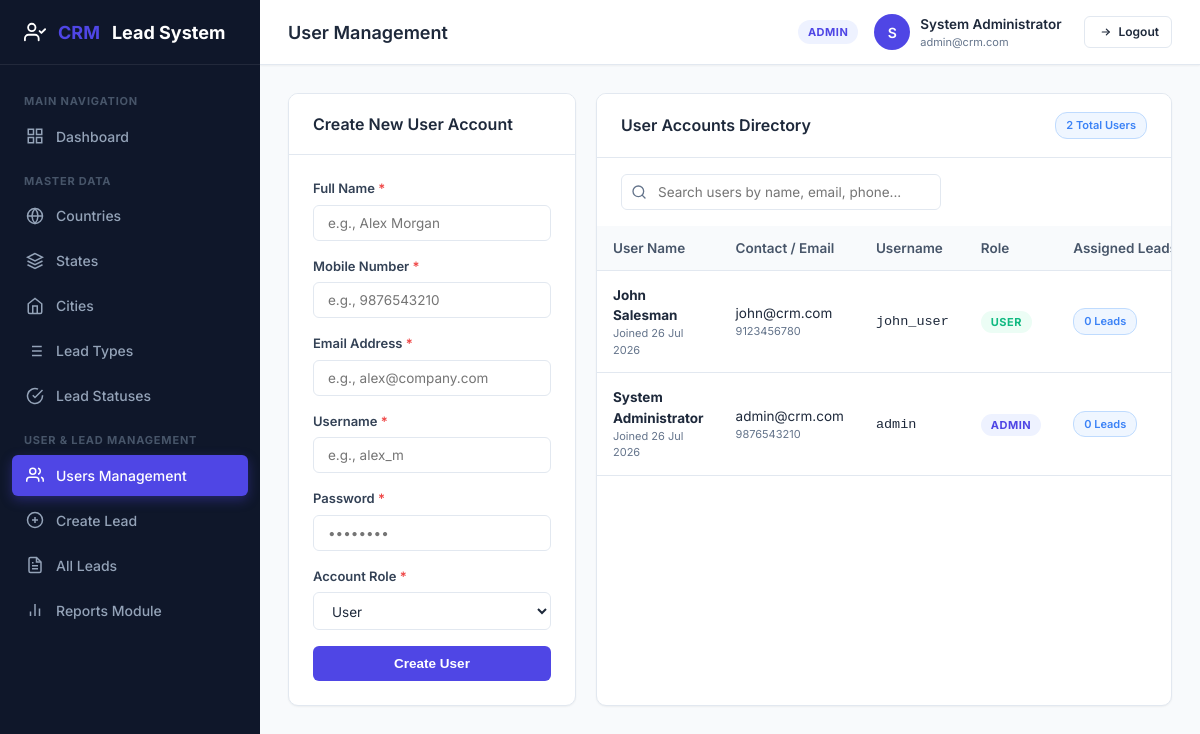
The page /admin/users.php (signed in) on the database its author committed.
### tables this page shows
CREATE TABLE IF NOT EXISTS `users` (
    `id` INT AUTO_INCREMENT PRIMARY KEY,
    `name` VARCHAR(100) NOT NULL,
    `number` VARCHAR(20) NOT NULL,
    `email` VARCHAR(100) NOT NULL UNIQUE,
    `username` VARCHAR(50) NOT NULL UNIQUE,
    `password` VARCHAR(255) NOT NULL,
    `role_id` INT NOT NULL DEFAULT 2,
    `created_at` DATETIME DEFAULT CURRENT_TIMESTAMP,
    FOREIGN KEY (`role_id`) REFERENCES `roles`(`id`) ON DELETE RESTRICT ON UPDATE CASCADE
);

CREATE TABLE IF NOT EXISTS `roles` (
    `id` INT AUTO_INCREMENT PRIMARY KEY,
    `role_name` VARCHAR(50) NOT NULL UNIQUE
);

### admin/users.php (the view, shortened to what this page needs)
<?php
require_once __DIR__ . '/../includes/header.php';
$pdo = getDBConnection();
$roles = $pdo->query("SELECT * FROM roles ORDER BY id ASC")->fetchAll();
$users = $pdo->query("
    SELECT u.*, r.role_name, COUNT(l.id) AS assigned_leads_count
    FROM users u
    JOIN roles r ON u.role_id = r.id
    LEFT JOIN leads l ON u.id = l.assigned_to
    GROUP BY u.id
    ORDER BY u.id DESC
")->fetchAll();
?>
<div class="form-grid" style="grid-template-columns: 1fr 2fr;">
    <div class="card">
        <div class="card-header">
            <h3 class="card-title">Create New User Account</h3>
        </div>
        <div class="card-body">
            <form action="" method="POST">
                <div class="form-group">
                    <label class="form-label" for="name">Full Name <span class="required">*</span></label>
                    <input type="text" id="name" name="name" class="form-control" placeholder="e.g., Alex Morgan" required>
                </div>
                <div class="form-group">
                    <label class="form-label" for="number">Mobile Number <span class="required">*</span></label>
                    <input type="text" id="number" name="number" class="form-control" placeholder="e.g., 9876543210" required>
                </div>
                <div class="form-group">
                    <label class="form-label" for="email">Email Address <span class="required">*</span></label>
                    <input type="email" id="email" name="email" class="form-control" placeholder="e.g., alex@company.com" required>
                </div>
                <div class="form-group">
                    <label class="form-label" for="username">Username <span class="required">*</span></label>
                    <input type="text" id="username" name="username" class="form-control" placeholder="e.g., alex_m" required>
                </div>
                <div class="form-group">
                    <label class="form-label" for="password">Password <span class="required">*</span></label>
                    <input type="password" id="password" name="password" class="form-control" placeholder="••••••••" required>
                </div>
                <div class="form-group">
                    <label class="form-label" for="role_id">Account Role <span class="required">*</span></label>
                    <select id="role_id" name="role_id" class="form-select" required>
                        <?php foreach ($roles as $r): ?>
                            <option value="<?php echo $r['id']; ?>" <?php echo $r['role_name'] === 'user' ? 'selected' : ''; ?>>
                                <?php echo ucfirst(htmlspecialchars($r['role_name'])); ?>
                            </option>
                        <?php endforeach; ?>
                    </select>
                </div>
                <button type="submit" class="btn btn-primary" style="width: 100%;">
                    Create User
                </button>
            </form>
        </div>
    </div>
    <div class="card">
        <div class="card-header">
            <h3 class="card-title">User Accounts Directory</h3>
            <span class="badge badge-fresh"><?php echo count($users); ?> Total Users</span>
        </div>
        <div class="card-body" style="padding: 0;">
            <div class="table-search-bar" style="padding: 16px 24px 0 24px;">
                <div class="search-input-wrap">
                    <svg xmlns="http://www.w3.org/2000/svg" width="16" height="16" viewBox="0 0 24 24" fill="none" stroke="currentColor" stroke-width="2" stroke-linecap="round" stroke-linejoin="round"><circle cx="11" cy="11" r="8"></circle><line x1="21" y1="21" x2="16.65" y2="16.65"></line></svg>
                    <input type="text" id="tableSearchInput" class="form-control" placeholder="Search users by name, email, phone...">
                </div>
            </div>
            <div class="table-responsive">
                <table class="custom-table">
                    <thead>
                        <tr>
                            <th>User Name</th>
                            <th>Contact / Email</th>
                            <th>Username</th>
                            <th>Role</th>
                            <th>Assigned Leads</th>
                        </tr>
                    </thead>
                    <tbody>
                        <?php foreach ($users as $u): ?>
                            <tr>
                                <td>
                                    <strong><?php echo htmlspecialchars($u['name']); ?></strong>
                                    <div style="font-size: 11px; color: var(--text-muted);">Joined <?php echo date('d M Y', strtotime($u['created_at'])); ?></div>
                                </td>
                                <td>
                                    <div><?php echo htmlspecialchars($u['email']); ?></div>
                                    <div style="font-size: 11px; color: var(--text-muted);"><?php echo htmlspecialchars($u['number']); ?></div>
                                </td>
                                <td><code><?php echo htmlspecialchars($u['username']); ?></code></td>
                                <td>
                                    <span class="role-badge <?php echo htmlspecialchars($u['role_name']); ?>">
                                        <?php echo strtoupper(htmlspecialchars($u['role_name'])); ?>
                                    </span>
                                </td>
                                <td>
                                    <span class="badge badge-fresh"><?php echo $u['assigned_leads_count']; ?> Leads</span>
                                </td>
                            </tr>
                        <?php endforeach; ?>
                    </tbody>
                </table>
            </div>
        </div>
    </div>
</div>
<?php require_once __DIR__ . '/../includes/footer.php'; ?>

### assets/css/style.css (style rules this page uses)
:root { --primary: #4f46e5; --primary-hover: #4338ca; --primary-light: #eef2ff; --secondary: #64748b; --success: #10b981; --success-light: #ecfdf5; --warning: #f59e0b; --warning-light: #fffbeb; --danger: #ef4444; --danger-light: #fef2f2; --info: #3b82f6; --info-light: #eff6ff; --bg-body: #f8fafc; --bg-card: #ffffff; --border-color: #e2e8f0; --text-main: #1e293b; --text-muted: #64748b; --text-white: #ffffff; --sidebar-bg: #0f172a; --sidebar-text: #94a3b8; --sidebar-active-bg: #1e293b; --sidebar-active-text: #ffffff; --sidebar-width: 260px; --topbar-height: 65px; --radius-sm: 6px; --radius-md: 10px; --radius-lg: 16px; --shadow-sm: 0 1px 2px 0 rgba(0, 0, 0, 0.05); --shadow-md: 0 4px 6px -1px rgba(0, 0, 0, 0.1), 0 2px 4px -1px rgba(0, 0, 0, 0.06); --shadow-lg: 0 10px 15px -3px rgba(0, 0, 0, 0.1), 0 4px 6px -2px rgba(0, 0, 0, 0.05); --transition: all 0.2s ease-in-out; }
* { margin: 0; padding: 0; box-sizing: border-box; }
body { font-family: 'Inter', system-ui, -apple-system, sans-serif; background-color: var(--bg-body); color: var(--text-main); line-height: 1.5; font-size: 14px; -webkit-font-smoothing: antialiased; }
.role-badge { padding: 4px 10px; border-radius: 20px; font-size: 11px; font-weight: 700; text-transform: uppercase; letter-spacing: 0.5px; }
.role-badge.admin { background-color: var(--primary-light); color: var(--primary); }
.role-badge.user { background-color: var(--success-light); color: var(--success); }
.card { background-color: var(--bg-card); border: 1px solid var(--border-color); border-radius: var(--radius-md); box-shadow: var(--shadow-sm); margin-bottom: 28px; overflow: hidden; }
.card-header { padding: 18px 24px; border-bottom: 1px solid var(--border-color); display: flex; align-items: center; justify-content: space-between; background-color: #ffffff; }
.card-title { font-size: 16px; font-weight: 600; color: var(--text-main); }
.card-body { padding: 24px; }
.btn { display: inline-flex; align-items: center; justify-content: center; gap: 8px; padding: 9px 18px; font-size: 13.5px; font-weight: 600; border-radius: var(--radius-sm); border: 1px solid transparent; cursor: pointer; transition: var(--transition); text-decoration: none; }
.btn-primary { background-color: var(--primary); color: #ffffff; }
.badge { display: inline-block; padding: 4px 10px; border-radius: 12px; font-size: 11px; font-weight: 600; }
.badge-fresh { background-color: var(--info-light); color: var(--info); border: 1px solid #bfdbfe; }
.form-grid { display: grid; grid-template-columns: repeat(auto-fit, minmax(280px, 1fr)); gap: 20px; }
.form-group { display: flex; flex-direction: column; gap: 6px; margin-bottom: 16px; }
.form-label { font-size: 13px; font-weight: 600; color: #334155; }
.form-label .required { color: var(--danger); }
.form-control, .form-select { width: 100%; padding: 9px 14px; font-size: 13.5px; font-family: inherit; color: var(--text-main); background-color: #ffffff; border: 1px solid var(--border-color); border-radius: var(--radius-sm); transition: var(--transition); }
.table-responsive { width: 100%; overflow-x: auto; }
.custom-table { width: 100%; border-collapse: collapse; text-align: left; font-size: 13.5px; }
.custom-table th { background-color: #f8fafc; color: #475569; font-weight: 600; padding: 12px 16px; border-bottom: 1px solid var(--border-color); white-space: nowrap; }
.custom-table td { padding: 14px 16px; border-bottom: 1px solid var(--border-color); color: var(--text-main); vertical-align: middle; }
.table-search-bar { display: flex; justify-content: space-between; align-items: center; margin-bottom: 16px; gap: 16px; }
.search-input-wrap { position: relative; max-width: 320px; width: 100%; }
.search-input-wrap input { padding-left: 36px; }
.search-input-wrap svg { position: absolute; left: 10px; top: 50%; transform: translateY(-50%); color: var(--text-muted); }

### rows shown on the page
users: name "John Salesman", created_at "26 Jul 2026", email "john@crm.com", number "9123456780", username "john_user", role.role_name "USER", assigned_leads_count "0"
users: name "System Administrator", created_at "26 Jul 2026", email "admin@crm.com", number "9876543210", username "admin", role.role_name "ADMIN", assigned_leads_count "0"

### other values the page prints
$pageTitle "User Management"
$currentUser['role_name'] "ADMIN"
substr($currentUser['name'], 0, 1) "S"
$currentUser['name'] "System Administrator"
$currentUser['email'] "admin@crm.com"
count($users) "2"
form field role_id "User"
